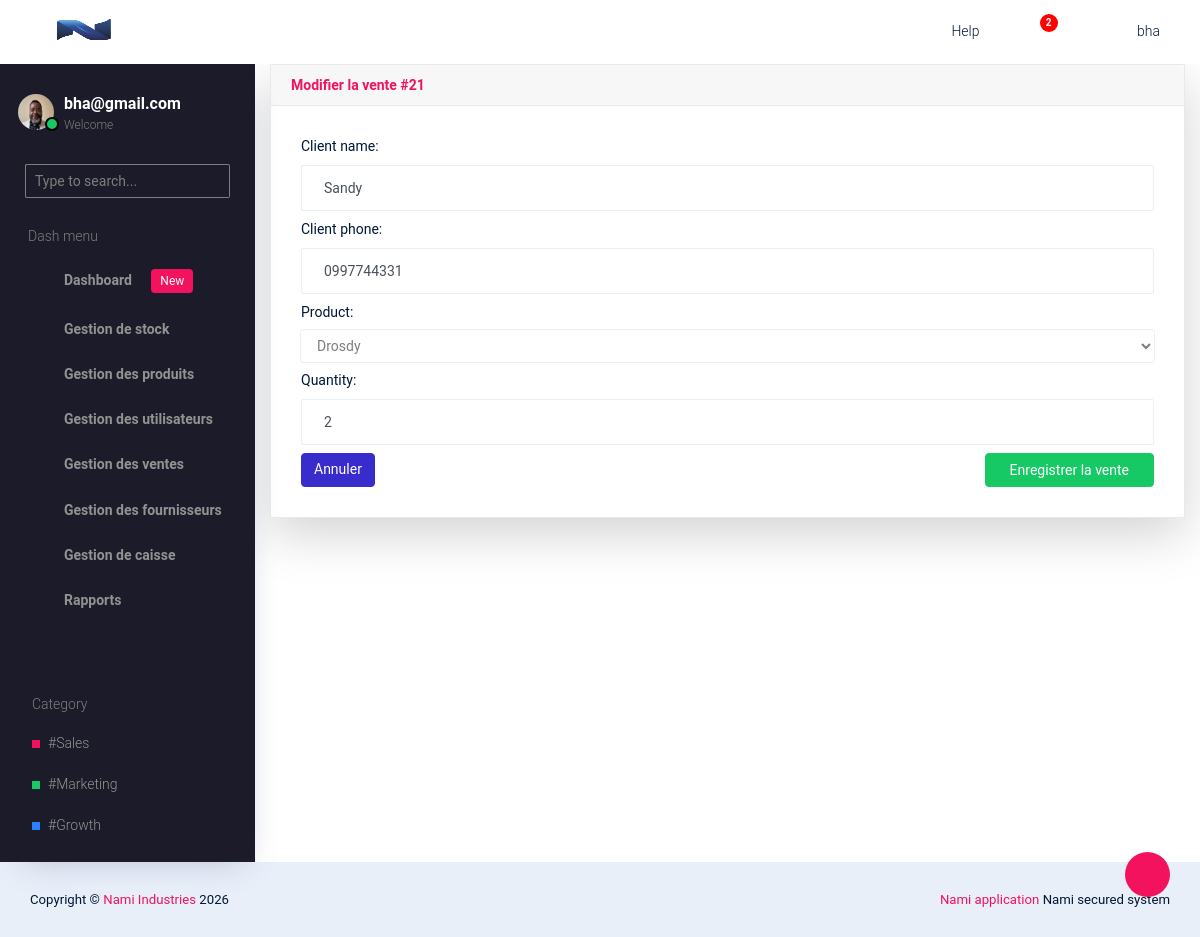
/main/update-sale/21/ (signed in), run on the app's committed database.
### companie/models.py (models this page shows, shortened)
class Company(models.Model):
    BUSINESS_TYPES = (
        ('etablissement', 'Etablissement'),
        ('societe', 'Societe'),
    )
    ESTABLISHMENT_TYPES = (
        ('pme', 'PME'),
        ('ipme', 'IPME'),
        ('ecs', 'Entreprise en commandite simple'),
    )
    COMPANY_TYPES = (
        ('sa', 'Societe par actions'),
        ('sarl', 'Societe a responsabilite limitee'),
        ('personnes', 'Societe de personnes'),
    )
    CURRENCY_CHOICES = (
        ('BIF', 'Franc Burundais (BIF)'),
        ('USD', 'Dollar Americain (USD)'),
        ('EUR', 'Euro (EUR)'),
        ('CDF', 'Franc Congolais (CDF)'),
    )
    name = models.CharField(max_length=200)
    owner_name = models.CharField(max_length=200)
    business_type = models.CharField(max_length=20, choices=BUSINESS_TYPES)
    sub_type = models.CharField(max_length=50, blank=True)
    registration_number = models.CharField(max_length=150)
    country = CountryField()
    province = models.CharField(max_length=100)
    email = models.EmailField()
    phone = models.CharField(max_length=30)
    address = models.CharField(max_length=255, blank=True, null=True)
    website = models.URLField(blank=True, null=True)
    currency = models.CharField(
        max_length=10,
        choices=CURRENCY_CHOICES,
        default='CDF'
    )
    tva = models.DecimalField(max_digits=12, decimal_places=2, default=Decimal("0.00"))
    logo = models.ImageField(
        upload_to='company_logo/',
        blank=True,
        null=True
    )
    created_at = models.DateTimeField(auto_now_add=True)

### account/models.py (models this page shows, shortened)
class Profile(models.Model):
    user = models.OneToOneField(User, on_delete=models.CASCADE)
    photo = models.ImageField(upload_to="profiles/", blank=True, null=True)

### sale/models.py (models this page shows, shortened)
class Sale(models.Model):
    STATUS_CHOICES = [
        ('draft', 'En cours'),
        ('completed', 'Finalisée'),
    ]
    cashier = models.ForeignKey(Cashier, on_delete=models.SET_NULL, null=True, related_name='sales')
    register = models.ForeignKey(CashRegister, on_delete=models.SET_NULL, null=True)
    client_name = models.CharField(max_length=200, blank=True, null=True)
    client_phone = models.CharField(max_length=20, blank=True, null=True)
    total_amount = models.DecimalField(max_digits=12, decimal_places=2, default=Decimal("0.00"))
    total_profit = models.DecimalField(max_digits=12, decimal_places=2, default=Decimal("0.00"))
    tax = models.DecimalField(max_digits=15, decimal_places=2, default=0)
    status = models.CharField(
        max_length=20,
        choices=STATUS_CHOICES,
        default='draft'
    )
    created_at = models.DateTimeField(auto_now_add=True)
    validated_by_admin = models.BooleanField(default=False)
    validated_at = models.DateTimeField(null=True, blank=True)

class SaleItem(models.Model):
    sale = models.ForeignKey(Sale, related_name='items', on_delete=models.CASCADE)
    product = models.ForeignKey(Product, on_delete=models.SET_NULL, null=True)
    quantity = models.PositiveIntegerField()
    selling_price = models.DecimalField(max_digits=10, decimal_places=2, default=Decimal("0.00"))
    purchase_price = models.DecimalField(max_digits=10, decimal_places=2, default=Decimal("0.00"))

### core/views.py (the view, shortened to what this page needs)
# urls.py: path('update-sale/<int:sale_id>/', views.update_sale, name='update_sale'),
@login_required
@role_required("Admin")
def update_sale(request, sale_id):
    template = loader.get_template('sale/update.html')
    sale = get_object_or_404(Sale, id=sale_id, status='completed')
    sale_form = SaleForm(request.POST or None, instance=sale)
    first_item = sale.items.first()
    item_form = SaleItemForm(request.POST or None, instance=first_item)
    context = {
        "sale_form": sale_form,
        "item_form": item_form
    }
    return HttpResponse(template.render(context, request))

### sale/forms.py
class SaleForm(forms.ModelForm):
    class Meta:
        model = Sale
        fields = ['client_name', 'client_phone']
        widgets = {
            'client_name': forms.TextInput(attrs={'class': 'form-control'}),
            'client_phone': forms.TextInput(attrs={'class': 'form-control'}),
        }

class SaleItemForm(forms.ModelForm):
    class Meta:
        model = SaleItem
        fields = ['product', 'quantity']
        widgets = {
            'product': forms.Select(attrs={'class': 'form-control'}),
            'quantity': forms.NumberInput(attrs={'class': 'form-control'}),
        }

### core/context_processors.py (called while the page is built)
def company_info(request):
	company = Company.objects.first()
	return {
		'company':company
	}

### product/models.py (called while the page is built)
    def __str__(self):
        return self.name

### core/templates/sale/update.html (shortened to what this page needs)
{% extends 'base.html' %}
{% load static %}
{% block content %}
  <div class="container-fluid main-panel">
    <div class='card shadow-lg mb-3'>
      <div class="card-header d-flex justify-content-between m-0 font-weight-bold text-primary">
        Modifier la vente #{{ sale_form.instance.id }}
      </div>
      <div class='card-body'>
        <form method="POST">
            {{ sale_form.as_p }}
            {{ item_form.as_p }}
            <div class="d-flex justify-content-between">
                <a href="{% url 'sale_list' %}" class="btn btn-secondary btn-sm">
                    Annuler
                </a>
                <button type="submit" class="btn btn-success px-4 btn-sm">
                     Enregistrer la vente
                </button>
            </div>
        </form>
      </div>
    </div>
  </div>
{% endblock %}

### core/templates/base.html (shortened to what this page needs)
{% load static %}
<!DOCTYPE html>
<html lang="en">
  <head>
    <link rel="stylesheet" href="{% static 'vendors/typicons.font/font/typicons.css' %}">
    <link rel="stylesheet" href="{% static 'vendors/css/vendor.bundle.base.css' %}">
    <link rel="stylesheet" href="{% static 'css/vertical-layout-light/style.css' %}">
  </head>
  <body>
    <div class="container-scroller">
      <nav class="navbar col-lg-12 col-12 p-0 fixed-top d-flex flex-row">
        <div class="text-center navbar-brand-wrapper d-flex align-items-center justify-content-center">
          <a class="navbar-brand brand-logo" href="{% url 'dashboard:admin_dashboard' %}">
            {% if company and company.logo %}
            <img src="{{ company.logo.url }}" class="img-fluid" alt="logo"/>
            {% else %}
            <img src="{% static 'images/logo-mini.svg' %}" alt="logo"/>
            {% endif %}
          </a>
          <button class="navbar-toggler navbar-toggler align-self-center d-none d-lg-flex" type="button" data-toggle="minimize">
            <span class="typcn typcn-th-menu"></span>
          </button>
        </div>
        <div class="navbar-menu-wrapper d-flex align-items-center justify-content-end">
          <ul class="navbar-nav navbar-nav-right">
            <li class="nav-item d-none d-lg-flex  mr-2">
              <a class="nav-link" href="#">
                Help
              </a>
            </li>
            <li class="nav-item dropdown  d-flex">
              <a class="nav-link count-indicator dropdown-toggle d-flex align-items-center justify-content-center" id="notificationDropdown" href="#" data-toggle="dropdown">
                <i class="typcn typcn-bell mr-0"></i>
                <span class="count bg-danger">2</span>
              </a>
            </li>
            <li class="nav-item nav-profile dropdown">
              {% if user.is_authenticated %}
              <a class="nav-link dropdown-toggle  pl-0 pr-0" href="#" data-toggle="dropdown" id="profileDropdown">
                <i class="typcn typcn-user-outline mr-0"></i>
                <span class="nav-profile-name">{{ user.username }}</span>
              </a>
              {% endif %}
            </li>
          </ul>
        </div>
      </nav>
      <div class="container-fluid page-body-wrapper">
        <div class="theme-setting-wrapper">
          <div id="settings-trigger"><i class="typcn typcn-cog-outline"></i></div>
        </div>
        <nav class="sidebar sidebar-offcanvas" id="sidebar">
        <ul class="nav">
          <li class="nav-item">
            <div class="d-flex sidebar-profile">
              {% if user.is_authenticated %}
                {% if request.user.profile.photo %}
                  <div class="sidebar-profile-image">
                    <img src="{{ request.user.profile.photo.url }}" alt="image">
                    <span class="sidebar-status-indicator"></span>
                  </div>
                {% endif %}
              <div class="sidebar-profile-name">
                <p class="sidebar-name">
                  {{ user.email }}
                </p>
                <p class="sidebar-designation">
                  Welcome
                </p>
              </div>
              {% endif %}
            </div>
            <div class="nav-search">
              <div class="input-group">
                <input type="text" class="form-control" placeholder="Type to search..." aria-label="search" aria-describedby="search">
                <div class="input-group-append">
                  <span class="input-group-text" id="search">
                    <i class="typcn typcn-zoom"></i>
                  </span>
                </div>
              </div>
            </div>
            <p class="sidebar-menu-title">Dash menu</p>
          </li>
          {% for group in request.user.groups.all %}
            {% if group.name == "Admin" or group.name == "Caisse" or group.name == "Gestionnaire_stock" %}
            <li class="nav-item">
              <a class="nav-link" href="{% url 'dashboard:admin_dashboard' %}">
                <i class="typcn typcn-device-desktop menu-icon"></i>
                <span class="menu-title">Dashboard <span class="badge badge-primary ml-3">New</span></span>
              </a>
            </li>
            {% endif %}
            {% if group.name == "Admin" or group.name == "Gestionnaire_stock" %}
            <li class="nav-item">
              <a class="nav-link" data-toggle="collapse" href="#ui-basic" aria-expanded="false" aria-controls="ui-basic">
                <i class="typcn typcn-briefcase menu-icon"></i>
                <span class="menu-title">Gestion de stock</span>
                <i class="typcn typcn-chevron-right menu-arrow"></i>
              </a>
            </li>
          {% endif %}
          {% if group.name == "Admin" or group.name == "Gestionnaire_stock" %}
          <li class="nav-item">
            <a class="nav-link" data-toggle="collapse" href="#form-elements" aria-expanded="false" aria-controls="form-elements">
              <i class="typcn typcn-film menu-icon"></i>
              <span class="menu-title">Gestion des produits</span>
              <i class="menu-arrow"></i>
            </a>
          </li>
          {% endif %}
          {% if group.name == "Admin" %}
          <li class="nav-item">
            <a class="nav-link" data-toggle="collapse" href="#charts" aria-expanded="false" aria-controls="charts">
              <i class="typcn typcn-chart-pie-outline menu-icon"></i>
              <span class="menu-title">Gestion des utilisateurs</span>
              <i class="menu-arrow"></i>
            </a>
          </li>
          {% endif %}
          {% if group.name == "Admin" or group.name == "Caisse" %}
          <li class="nav-item">
            <a class="nav-link" data-toggle="collapse" href="#tables" aria-expanded="false" aria-controls="tables">
              <i class="typcn typcn-th-small-outline menu-icon"></i>
              <span class="menu-title">Gestion des ventes</span>
              <i class="menu-arrow"></i>
            </a>
          </li>
          {% endif %}
          {% if group.name == "Admin" %}
          <li class="nav-item">
            <a class="nav-link" data-toggle="collapse" href="#auth" aria-expanded="false" aria-controls="auth">
              <i class="typcn typcn-user-add-outline menu-icon"></i>
              <span class="menu-title">Gestion des fournisseurs</span>
              <i class="menu-arrow"></i>
            </a>
          </li>
          {% endif %}
          {% if group.name == "Admin" or group.name == "Caisse" %}
          <li class="nav-item">
            <a class="nav-link" data-toggle="collapse" href="#error" aria-expanded="false" aria-controls="error">
              <i class="typcn typcn-globe-outline menu-icon"></i>
              <span class="menu-title">Gestion de caisse</span>
              <i class="menu-arrow"></i>
            </a>
          </li>
          {% endif %}
          {% if group.name == "Admin" %}
          <li class="nav-item">
            <a class="nav-link" data-toggle="collapse" href="#rapport" aria-expanded="false" aria-controls="rapport">
              <i class="typcn typcn-document-text menu-icon"></i>
              <span class="menu-title">Rapports</span>
              <i class="menu-arrow"></i>
            </a>
          </li>
          {% endif %}
          {% endfor %}
        </ul>
        <ul class="sidebar-legend">
          <li>
            <p class="sidebar-menu-title">Category</p>
          </li>
          <li class="nav-item"><a href="#" class="nav-link">#Sales</a></li>
          <li class="nav-item"><a href="#" class="nav-link">#Marketing</a></li>
          <li class="nav-item"><a href="#" class="nav-link">#Growth</a></li>
        </ul>
      </nav>
        {% block content %}{% endblock %}
    </div>
  </body>
  <footer class="footer">
  <div class="d-sm-flex justify-content-center justify-content-sm-between">
    <span class="text-center text-sm-left d-block d-sm-inline-block">Copyright © <a href="https://" target="_blank">Nami Industries</a> 2026</span>
    <span class="float-none float-sm-right d-block mt-1 mt-sm-0 text-center"><a href="https://" target="_blank">Nami application </a>Nami secured system</span>
  </div>
</footer>
</html>

### data on the page
Company: logo (picture)
Sale: instance.id "21", client_name "Sandy", client_phone "0997744331"
SaleItem: product "Drosdy", quantity "2"

### other printed values
{{ user.username }} "bha"
{{ user.email }} "bha@gmail.com"
